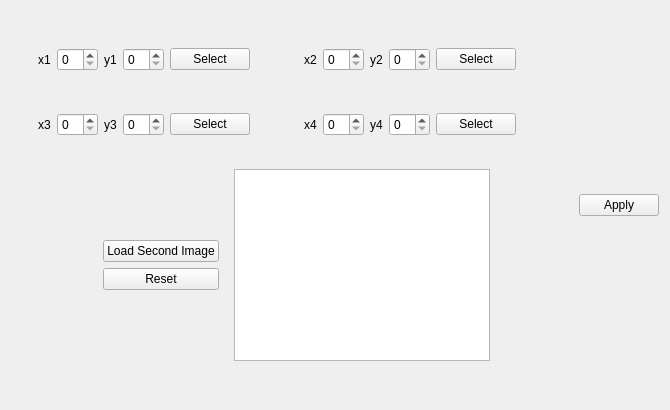
         <widget class="QWidget" name="tab_8">
          <attribute name="title">
           <string>6</string>
          </attribute>
          <layout class="QHBoxLayout" name="horizontalLayout_20">
           <item>
            <widget class="QWidget" name="widget_12" native="true">
             <property name="sizePolicy">
              <sizepolicy hsizetype="Expanding" vsizetype="Preferred">
               <horstretch>0</horstretch>
               <verstretch>0</verstretch>
              </sizepolicy>
             </property>
             <layout class="QVBoxLayout" name="verticalLayout_6">
              <item>
               <spacer name="verticalSpacer_4">
                <property name="orientation">
                 <enum>Qt::Vertical</enum>
                </property>
                <property name="sizeHint" stdset="0">
                 <size>
                  <width>20</width>
                  <height>10</height>
                 </size>
                </property>
               </spacer>
              </item>
              <item>
               <widget class="QWidget" name="widget_17" native="true">
                <property name="sizePolicy">
                 <sizepolicy hsizetype="Preferred" vsizetype="Preferred">
                  <horstretch>0</horstretch>
                  <verstretch>0</verstretch>
                 </sizepolicy>
                </property>
                <layout class="QHBoxLayout" name="horizontalLayout_21">
                 <item>
                  <widget class="QWidget" name="widget_13" native="true">
                   <layout class="QHBoxLayout" name="horizontalLayout_16">
                    <item>
                     <widget class="QLabel" name="label_33">
                      <property name="sizePolicy">
                       <sizepolicy hsizetype="Maximum" vsizetype="Preferred">
                        <horstretch>0</horstretch>
                        <verstretch>0</verstretch>
                       </sizepolicy>
                      </property>
                      <property name="text">
                       <string>x1</string>
                      </property>
                     </widget>
                    </item>
                    <item>
                     <widget class="QSpinBox" name="persmap_x1_spinbox">
                      <property name="accessibleName">
                       <string>x</string>
                      </property>
                     </widget>
                    </item>
                    <item>
                     <widget class="QLabel" name="label_34">
                      <property name="sizePolicy">
                       <sizepolicy hsizetype="Maximum" vsizetype="Preferred">
                        <horstretch>0</horstretch>
                        <verstretch>0</verstretch>
                       </sizepolicy>
                      </property>
                      <property name="text">
                       <string>y1</string>
                      </property>
                     </widget>
                    </item>
                    <item>
                     <widget class="QSpinBox" name="persmap_y1_spinbox">
                      <property name="accessibleName">
                       <string>y</string>
                      </property>
                     </widget>
                    </item>
                    <item>
                     <widget class="QPushButton" name="persmap_select1_button">
                      <property name="accessibleName">
                       <string>perspective_mapping_select_button</string>
                      </property>
                      <property name="text">
                       <string>Select</string>
                      </property>
                     </widget>
                    </item>
                    <item>
                     <spacer name="horizontalSpacer_33">
                      <property name="orientation">
                       <enum>Qt::Horizontal</enum>
                      </property>
                      <property name="sizeType">
                       <enum>QSizePolicy::Preferred</enum>
                      </property>
                      <property name="sizeHint" stdset="0">
                       <size>
                        <width>30</width>
                        <height>20</height>
                       </size>
                      </property>
                     </spacer>
                    </item>
                   </layout>
                  </widget>
                 </item>
                 <item>
                  <widget class="QWidget" name="widget_14" native="true">
                   <layout class="QHBoxLayout" name="horizontalLayout_17">
                    <item>
                     <widget class="QLabel" name="label_35">
                      <property name="sizePolicy">
                       <sizepolicy hsizetype="Maximum" vsizetype="Preferred">
                        <horstretch>0</horstretch>
                        <verstretch>0</verstretch>
                       </sizepolicy>
                      </property>
                      <property name="text">
                       <string>x2</string>
                      </property>
                     </widget>
                    </item>
                    <item>
                     <widget class="QSpinBox" name="persmap_x2_spinbox">
                      <property name="accessibleName">
                       <string>x</string>
                      </property>
                     </widget>
                    </item>
                    <item>
                     <widget class="QLabel" name="label_36">
                      <property name="sizePolicy">
                       <sizepolicy hsizetype="Maximum" vsizetype="Preferred">
                        <horstretch>0</horstretch>
                        <verstretch>0</verstretch>
                       </sizepolicy>
                      </property>
                      <property name="text">
                       <string>y2</string>
                      </property>
                     </widget>
                    </item>
                    <item>
                     <widget class="QSpinBox" name="persmap_y2_spinbox">
                      <property name="accessibleName">
                       <string>y</string>
                      </property>
                     </widget>
                    </item>
                    <item>
                     <widget class="QPushButton" name="persmap_select2_button">
                      <property name="accessibleName">
                       <string>perspective_mapping_select_button</string>
                      </property>
                      <property name="text">
                       <string>Select</string>
                      </property>
                     </widget>
                    </item>
                    <item>
                     <spacer name="horizontalSpacer_34">
                      <property name="orientation">
                       <enum>Qt::Horizontal</enum>
                      </property>
                      <property name="sizeType">
                       <enum>QSizePolicy::Preferred</enum>
                      </property>
                      <property name="sizeHint" stdset="0">
                       <size>
                        <width>30</width>
                        <height>20</height>
                       </size>
                      </property>
                     </spacer>
                    </item>
                   </layout>
                  </widget>
                 </item>
                </layout>
               </widget>
              </item>
              <item>
               <widget class="QWidget" name="widget_18" native="true">
                <layout class="QHBoxLayout" name="horizontalLayout_22">
                 <item>
                  <widget class="QWidget" name="widget_15" native="true">
                   <layout class="QHBoxLayout" name="horizontalLayout_18">
                    <item>
                     <widget class="QLabel" name="label_37">
                      <property name="sizePolicy">
                       <sizepolicy hsizetype="Maximum" vsizetype="Preferred">
                        <horstretch>0</horstretch>
                        <verstretch>0</verstretch>
                       </sizepolicy>
                      </property>
                      <property name="text">
                       <string>x3</string>
                      </property>
                     </widget>
                    </item>
                    <item>
                     <widget class="QSpinBox" name="persmap_x3_spinbox">
                      <property name="accessibleName">
                       <string>x</string>
                      </property>
                     </widget>
                    </item>
                    <item>
                     <widget class="QLabel" name="label_38">
                      <property name="sizePolicy">
                       <sizepolicy hsizetype="Maximum" vsizetype="Preferred">
                        <horstretch>0</horstretch>
                        <verstretch>0</verstretch>
                       </sizepolicy>
                      </property>
                      <property name="text">
                       <string>y3</string>
                      </property>
                     </widget>
                    </item>
                    <item>
                     <widget class="QSpinBox" name="persmap_y3_spinbox">
                      <property name="accessibleName">
                       <string>y</string>
                      </property>
                     </widget>
                    </item>
                    <item>
                     <widget class="QPushButton" name="persmap_select3_button">
                      <property name="accessibleName">
                       <string>perspective_mapping_select_button</string>
                      </property>
                      <property name="text">
                       <string>Select</string>
                      </property>
                     </widget>
                    </item>
                    <item>
                     <spacer name="horizontalSpacer_35">
                      <property name="orientation">
                       <enum>Qt::Horizontal</enum>
                      </property>
                      <property name="sizeType">
                       <enum>QSizePolicy::Preferred</enum>
                      </property>
                      <property name="sizeHint" stdset="0">
                       <size>
                        <width>30</width>
                        <height>20</height>
                       </size>
                      </property>
                     </spacer>
                    </item>
                   </layout>
                  </widget>
                 </item>
                 <item>
                  <widget class="QWidget" name="widget_16" native="true">
                   <layout class="QHBoxLayout" name="horizontalLayout_19">
                    <item>
                     <widget class="QLabel" name="label_39">
                      <property name="sizePolicy">
                       <sizepolicy hsizetype="Maximum" vsizetype="Preferred">
                        <horstretch>0</horstretch>
                        <verstretch>0</verstretch>
                       </sizepolicy>
                      </property>
                      <property name="text">
                       <string>x4</string>
                      </property>
                     </widget>
                    </item>
                    <item>
                     <widget class="QSpinBox" name="persmap_x4_spinbox">
                      <property name="accessibleName">
                       <string>x</string>
                      </property>
                     </widget>
                    </item>
                    <item>
                     <widget class="QLabel" name="label_40">
                      <property name="sizePolicy">
                       <sizepolicy hsizetype="Maximum" vsizetype="Preferred">
                        <horstretch>0</horstretch>
                        <verstretch>0</verstretch>
                       </sizepolicy>
                      </property>
                      <property name="text">
                       <string>y4</string>
                      </property>
                     </widget>
                    </item>
                    <item>
                     <widget class="QSpinBox" name="persmap_y4_spinbox">
                      <property name="accessibleName">
                       <string>y</string>
                      </property>
                     </widget>
                    </item>
                    <item>
                     <widget class="QPushButton" name="persmap_select4_button">
                      <property name="accessibleName">
                       <string>perspective_mapping_select_button</string>
                      </property>
                      <property name="text">
                       <string>Select</string>
                      </property>
                     </widget>
                    </item>
                    <item>
                     <spacer name="horizontalSpacer_36">
                      <property name="orientation">
                       <enum>Qt::Horizontal</enum>
                      </property>
                      <property name="sizeType">
                       <enum>QSizePolicy::Preferred</enum>
                      </property>
                      <property name="sizeHint" stdset="0">
                       <size>
                        <width>30</width>
                        <height>20</height>
                       </size>
                      </property>
                     </spacer>
                    </item>
                   </layout>
                  </widget>
                 </item>
                </layout>
               </widget>
              </item>
              <item>
               <widget class="QWidget" name="widget_2" native="true">
                <layout class="QHBoxLayout" name="horizontalLayout_8">
                 <item>
                  <spacer name="horizontalSpacer_2">
                   <property name="orientation">
                    <enum>Qt::Horizontal</enum>
                   </property>
                   <property name="sizeHint" stdset="0">
                    <size>
                     <width>40</width>
                     <height>20</height>
                    </size>
                   </property>
                  </spacer>
                 </item>
                 <item>
                  <widget class="QWidget" name="widget_4" native="true">
                   <layout class="QVBoxLayout" name="verticalLayout_3">
                    <item>
                     <spacer name="verticalSpacer_5">
                      <property name="orientation">
                       <enum>Qt::Vertical</enum>
                      </property>
                      <property name="sizeHint" stdset="0">
                       <size>
                        <width>20</width>
                        <height>40</height>
                       </size>
                      </property>
                     </spacer>
                    </item>
                    <item>
                     <widget class="QPushButton" name="persmap_load_button">
                      <property name="toolTip">
                       <string/>
                      </property>
                      <property name="accessibleName">
                       <string>perspective_mapping_select_button</string>
                      </property>
                      <property name="text">
                       <string>Load Second Image</string>
                      </property>
                     </widget>
                    </item>
                    <item>
                     <widget class="QPushButton" name="persmap_reset_button">
                      <property name="accessibleName">
                       <string>perspective_mapping_select_button</string>
                      </property>
                      <property name="text">
                       <string>Reset</string>
                      </property>
                     </widget>
                    </item>
                    <item>
                     <spacer name="verticalSpacer_6">
                      <property name="orientation">
                       <enum>Qt::Vertical</enum>
                      </property>
                      <property name="sizeHint" stdset="0">
                       <size>
                        <width>20</width>
                        <height>40</height>
                       </size>
                      </property>
                     </spacer>
                    </item>
                   </layout>
                  </widget>
                 </item>
                 <item>
                  <widget class="QGraphicsView" name="persmap_graphicsView">
                   <property name="accessibleName">
                    <string>persmap_graphicsView</string>
                   </property>
                  </widget>
                 </item>
                 <item>
                  <spacer name="horizontalSpacer">
                   <property name="orientation">
                    <enum>Qt::Horizontal</enum>
                   </property>
                   <property name="sizeHint" stdset="0">
                    <size>
                     <width>40</width>
                     <height>20</height>
                    </size>
                   </property>
                  </spacer>
                 </item>
                </layout>
               </widget>
              </item>
              <item>
               <spacer name="verticalSpacer_3">
                <property name="orientation">
                 <enum>Qt::Vertical</enum>
                </property>
                <property name="sizeHint" stdset="0">
                 <size>
                  <width>20</width>
                  <height>20</height>
                 </size>
                </property>
               </spacer>
              </item>
             </layout>
            </widget>
           </item>
           <item>
            <widget class="QPushButton" name="persmap_apply_button">
             <property name="toolTip">
              <string>&lt;html&gt;&lt;head/&gt;&lt;body&gt;&lt;p&gt;Apply this effect permanently! You can click undo button to roll back to the previous state.&lt;/p&gt;&lt;/body&gt;&lt;/html&gt;</string>
             </property>
             <property name="accessibleName">
              <string>tab_button</string>
             </property>
             <property name="text">
              <string>Apply</string>
             </property>
            </widget>
           </item>
          </layout>
         </widget>
